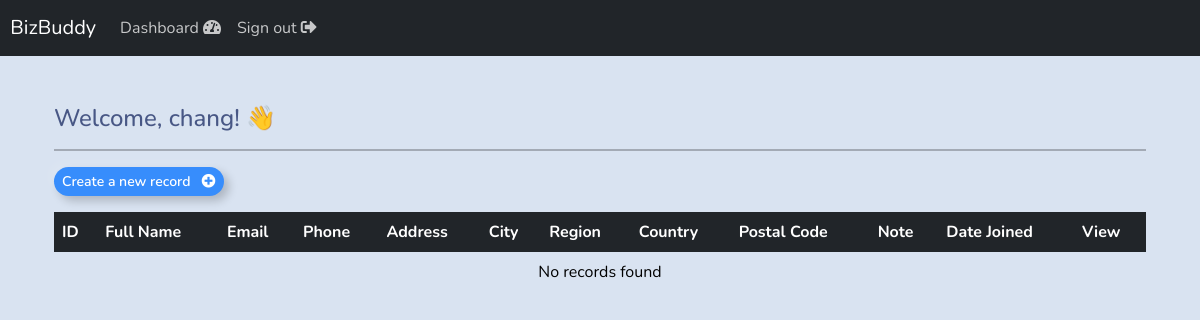
Before: /dashboard/ (signed in) with the older database file.
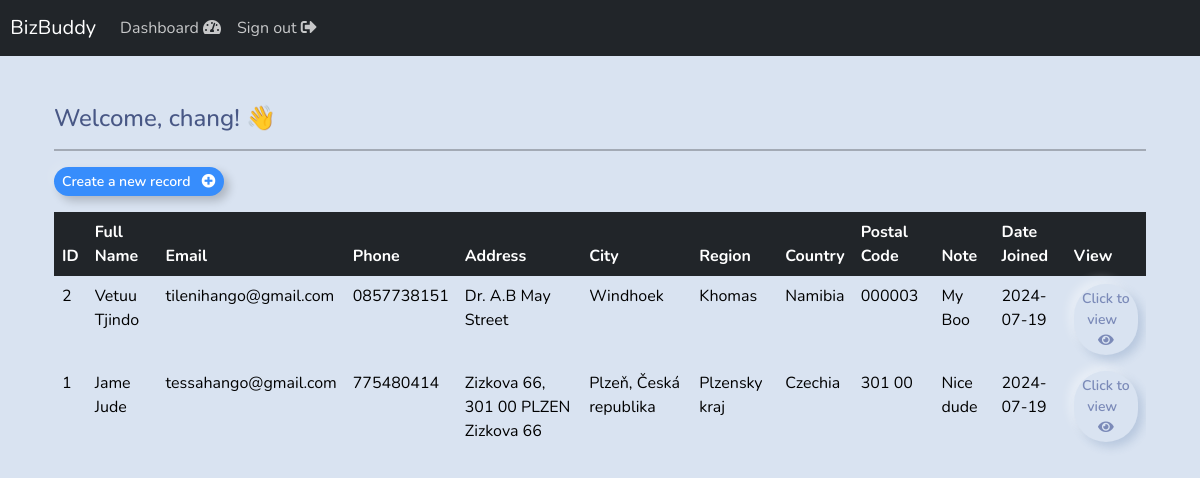
After: the same page with the newer database file.
### webapp/models.py (models this page shows, shortened)
class Records(models.Model):
    creation_date = models.DateTimeField(auto_now_add=True)
    first_name = models.CharField(max_length=50)
    last_name = models.CharField(max_length=50)
    email = models.EmailField()
    phone = models.CharField(max_length=20)
    address = models.TextField()
    city = models.CharField(max_length=50)
    region = models.CharField(max_length=50)
    country = models.CharField(max_length=50)
    postal_code = models.CharField(max_length=10, blank=True, null=True)
    notes = models.TextField(blank=True, null=True)
    class Meta:
        verbose_name_plural = "Records"
        ordering = ['-creation_date']

### webapp/views.py (the view)
# urls.py: path('dashboard/', views.dashboard, name='dashboard'),
@login_required(login_url='login')
def dashboard(request):
    records_list = Records.objects.all()
    paginator = Paginator(records_list, 10)  # Show 10 records per page
    page_number = request.GET.get('page')
    records = paginator.get_page(page_number)
    context = {'records': records}
    return render(request, 'webapp/dashboard.html', context)

### webapp/templates/webapp/dashboard.html
{% extends 'webapp/base.html' %} {% block content %}
<div class="container mt-4">
  <h4>Welcome, {{ user }}! 👋</h4>
  <hr style="border: 1px solid #000" />
  <div class="d-flex justify-content-between align-items-center mb-3">
    <a class="btn btn-outline-primary btn-sm" href="{% url 'create-record' %}">
      Create a new record &nbsp;
      <i class="fa fa-plus-circle" aria-hidden="true"></i>
    </a>
  </div>
  <div class="table-responsive">
    <table class="table table-hover table-bordered">
      <thead class="table-dark">
        <tr>
          <th scope="col">ID</th>
          <th scope="col">Full Name</th>
          <th scope="col">Email</th>
          <th scope="col">Phone</th>
          <th scope="col">Address</th>
          <th scope="col">City</th>
          <th scope="col">Region</th>
          <th scope="col">Country</th>
          <th scope="col">Postal Code</th>
          <th scope="col">Note</th>
          <th scope="col">Date Joined</th>
          <th scope="col">View</th>
        </tr>
      </thead>
      <tbody>
        {% if records %} {% for record in records %}
        <tr>
          <td>{{ record.id }}</td>
          <td>{{ record.first_name }} {{ record.last_name }}</td>
          <td>{{ record.email }}</td>
          <td>{{ record.phone }}</td>
          <td>{{ record.address }}</td>
          <td>{{ record.city }}</td>
          <td>{{ record.region }}</td>
          <td>{{ record.country }}</td>
          <td>{{ record.postal_code }}</td>
          <td>{{ record.notes }}</td>
          <td>{{ record.creation_date|date:"Y-m-d" }}</td>
          <td>
            <a
              class="btn btn-success btn-sm"
              href="{% url 'record' record.id %}"
            >
              Click to view &nbsp;
              <i class="fa fa-eye" aria-hidden="true"></i>
            </a>
          </td>
        </tr>
        {% endfor %} {% else %}
        <tr>
          <td colspan="12" class="text-center">No records found</td>
        </tr>
        {% endif %}
      </tbody>
    </table>
  </div>
</div>
{% endblock %}

Changed rows visible on the page:
added Records: id "2", first_name "Vetuu", last_name "Tjindo", email "tilenihango@gmail.com", phone "0857738151", address "Dr. A.B May Street", city "Windhoek", region "Khomas", country "Namibia", postal_code "000003", notes "My Boo", creation_date "2024-07-19"
added Records: id "1", first_name "Jame", last_name "Jude", email "tessahango@gmail.com", phone "775480414", address "Zizkova 66, 301 00 PLZEN Zizkova 66", city "Plzeň, Česká republika", region "Plzensky kraj", country "Czechia", postal_code "301 00", notes "Nice dude", creation_date "2024-07-19"
Other visible differences:
text no longer shown: "No records found"
